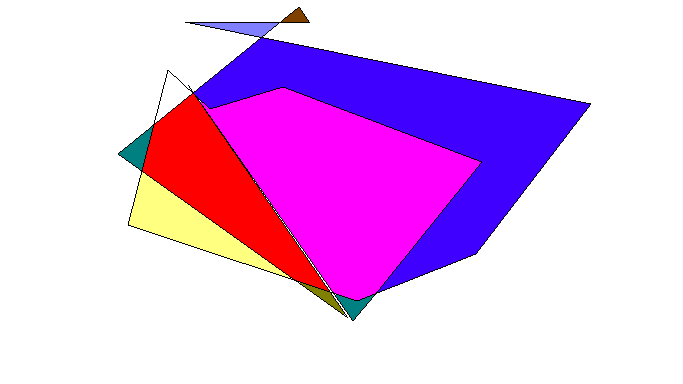
#> input picture workshops/workshop01/test.png, 683 x 384 px
$ python activity05.py
#> lines starting #> are read from the running program, lines starting #| are printed output that depends on the picture
# -*- coding: utf-8 -*-

"""
Activity 05 of workshop 01
Date: 10/07/2021
Author: Diego Bueno da Silva
e-mail: d.bueno.da.silva.10@student.scu.edu.au
ID: 23567850

 Practising OpenCV

Credits: https://jspaint.app/

Issue with MacOS:
    https://github.com/mluerig/phenopype/issues/5
    https://stackoverflow.com/questions/6116564/destroywindow-does-not-close-window-on-mac-using-python-and-opencv

"""

import cv2
import numpy as np
import matplotlib.pyplot as plt
import sys
import pathlib

path = str(pathlib.Path(__file__).resolve().parent) + "/"
sys.path.append(path)

testimg = cv2.imread(path + "test.png")
#> testimg is the input picture: shape (384, 683, 3); mean B, G, R 237.7, 182.5, 229.9
b,g,r = cv2.split(testimg)
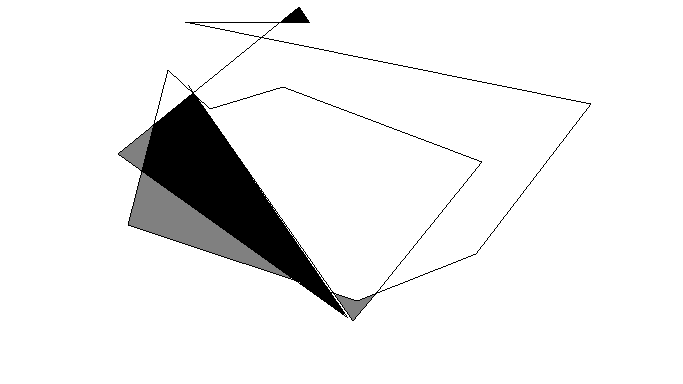
#> b: shape (384, 683); min 0, max 255, mean 237.7
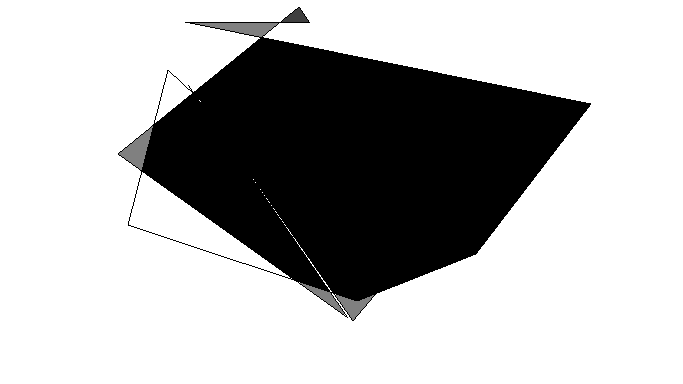
#> g: shape (384, 683); min 0, max 255, mean 182.5
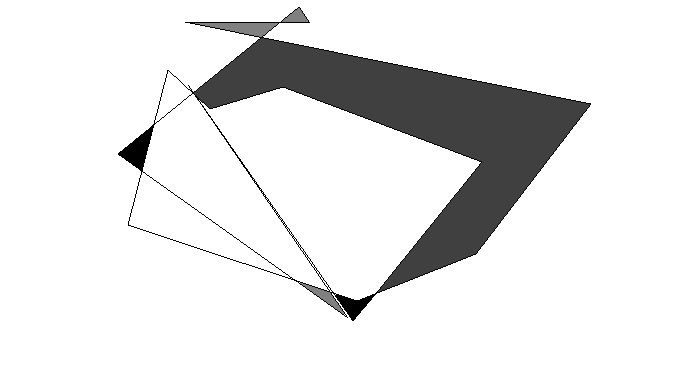
#> r: shape (384, 683); min 0, max 255, mean 229.9
testimg2 = cv2.merge([r,g,b])
plt.subplot(121);plt.imshow(testimg) # expects distorted colour
plt.subplot(122);plt.imshow(testimg2) # expect true colour
plt.show()
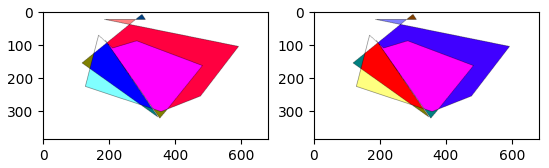
#> figure drawn by matplotlib, 2 panels; B, G, R data is drawn as R, G, B

cv2.startWindowThread()

cv2.imshow('bgr image',testimg) # expects true colour
#cv2.imshow('rgb image',testimg2) # expects distorted colour
cv2.waitKey(5000)
cv2.destroyWindow('bgr image')
cv2.waitKey(4) #bug
#cv2.destroyWindow('rgb image')
cv2.destroyAllWindows()
cv2.waitKey(4) #bug
